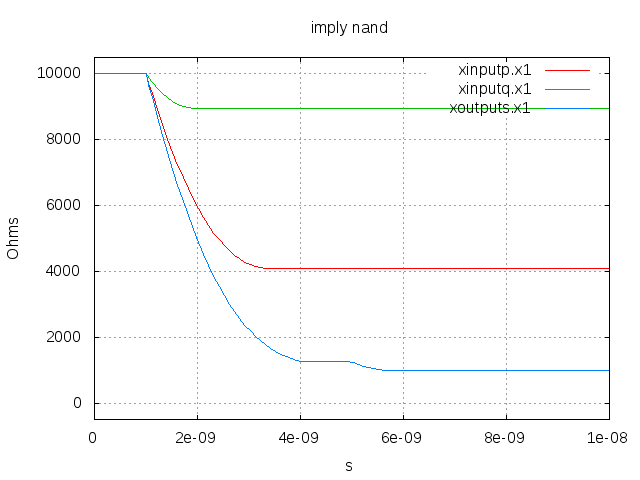

The gnuplot source for this figure:
set terminal X11 noenhanced
set title "imply nand"
set xlabel "s"
set ylabel "Ohms"
set grid
unset logscale x 
set xrange [0.000000e+00:1.000000e-08]
unset logscale y 
set yrange [-5.000000e+02:1.050000e+04]
#set xtics 1
#set x2tics 1
#set ytics 1
#set y2tics 1
set format y "%g"
set format x "%g"
plot '../epss/image.data' using 1:2 with lines lw 1 title "xinputp.x1",\
'../epss/image.data' using 3:4 with lines lw 1 title "xinputq.x1",\
'../epss/image.data' using 5:6 with lines lw 1 title "xoutputs.x1"
set terminal push
set terminal png noenhanced
set out '../epss/image.png'
replot
set term pop
replot
